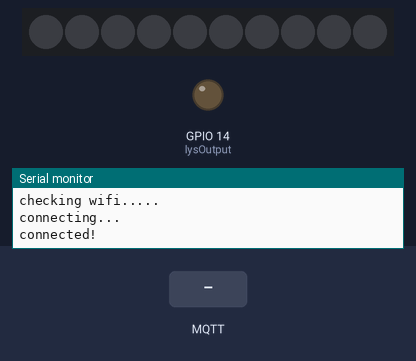
Bench run of a sketch on a simulated ESP8266 (NodeMCU). Parts: 10 RGB LEDs in strip order, left to right, output pins drawn as LEDs (lit = HIGH), the last lines printed to the serial monitor. The test bench sets the inputs (shaded band). WiFi joins after 1.5 s; servers stay silent unless stated; no MQTT or app messages arrive unless stated.

Above: at 3.2 s.
3.3 s: MQTT message "1" arrives on the first subscribed topic
At 4.2 s:
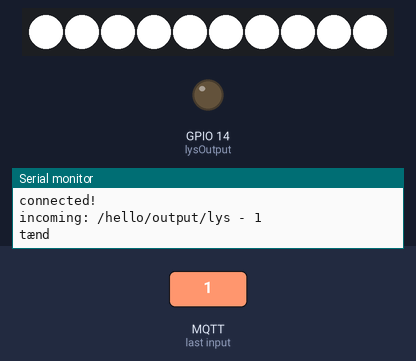
4.8 s: MQTT message "on" arrives on the first subscribed topic
6.3 s: MQTT message "off" arrives on the first subscribed topic
Timing chart, 0 to 9.3 s (numbered marks = the images above; inputs shaded):
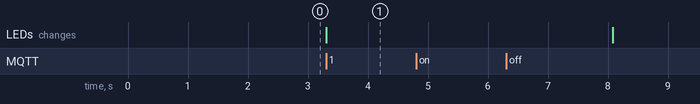

The sketch:

LEDSTRIP_-_Bodytracking.ino
```cpp
#include <Adafruit_NeoPixel.h>
#include <Adafruit_DotStar.h>
#include <SPI.h>         // COMMENT OUT THIS LINE FOR GEMMA OR TRINKET
#include <ESP8266WiFi.h>
#include <MQTTClient.h>
#define NUMPIXELS 10 // Number of LEDs in strip
#define DATAPIN    4
#define CLOCKPIN   5

#define TIME_BETWEEN_STATE  5000;


Adafruit_DotStar strip = Adafruit_DotStar(NUMPIXELS, DATAPIN, CLOCKPIN, DOTSTAR_BRG);
Adafruit_NeoPixel pixels = Adafruit_NeoPixel(NUMPIXELS, DATAPIN, NEO_GRB + NEO_KHZ800);

WiFiClient net;
MQTTClient client;


//NEOPIXEL VAR
int      head  = 0; // Index of first 'on' and 'off' pixels
uint32_t color = (255, 255, 255);    // 'On' color (starts red)

//MQTT VAR

const char ssid[] = "ddlabwifi";
const char pass[] = "balddbaldd";

const char key[] = "99e72d4e";
const char secret[] = "60aae166ad92ba1d";

int payloadInt = 0;
unsigned long lastMillis = 0;
long countdown;
bool shouldStop = false;
long previousMillis2sec = 0;
long twoSecInterval = 2000;


int lysOutput = 14;

void connect();  // <- predefine connect() for setup()

void setup() {

#if defined(__AVR_ATtiny85__) && (F_CPU == 16000000L)
  clock_prescale_set(clock_div_1); // Enable 16 MHz on Trinket
#endif

  strip.begin(); // Initialize pins for output
  strip.show();  // Turn all LEDs off ASAP

  // MQTT
  pinMode(lysOutput, OUTPUT);
  Serial.begin(115200);
  WiFi.begin(ssid, pass);
  client.begin("broker.shiftr.io", net);
  client.onMessage(messageReceived);

  connect();


}

void connect() {
  Serial.print("checking wifi...");
  while (WiFi.status() != WL_CONNECTED) {
    Serial.print(".");
    delay(1000);
  }

  Serial.print("\nconnecting...");
  while (!client.connect("sorenthemaster", key, secret)) {
    Serial.print(".");
    delay(1000);
  }

  Serial.println("\nconnected!");

  client.subscribe("/hello/output/lys");
  // client.unsubscribe("/hello");
}

void each2Seconds(){
   if(countdown > 0){
    countdown = countdown - 2000;
    if(countdown <= 0 && shouldStop){
        pixelStop();
        shouldStop = false;
    }
   }
   else {
    countdown = 0;
   }
}


void loop() {


  client.loop();
  delay(10);

  if (!client.connected()) {
    connect();
  }

  unsigned long currentMillis = millis();
  if (currentMillis - previousMillis2sec > twoSecInterval) {
    each2Seconds();
    previousMillis2sec = currentMillis;
  }


  // Skriver på adressen(topic)  og sender beskeden(message)
  //publishMessage("/hello/p5/diameter", "500");
  //delay(500);
}
//Deklarere funktionen for at sende beskeden til (topic,message)
void publishMessage(String topic, String message) {
  client.publish(topic, message);
}
// læser beskeder fra de subscribede topics (adresser)
void messageReceived(String &topic, String &payload) {
  Serial.println("incoming: " + topic + " - " + payload);
  //delay(1000);

 payloadInt = payload.toInt();


  if (payloadInt == 1) {
    Serial.println("tænd");
    pixelStart();
    countdown = TIME_BETWEEN_STATE;
    //Serial.println("modtaget");
  } else {

      if(countdown > 0) {
       shouldStop = true;
       return;
      }
      Serial.println("sluk");
      pixelStop();
  }
}


void pixelStart() {
  head = 0;
  while (head < NUMPIXELS) {


    strip.setPixelColor(head, pixels.Color(255, 255, 255)); // 'On' pixel at head


    head++;

  }
  strip.show();                     // Refresh strip


}


void pixelStop() {
  head = 0;
  while (head < NUMPIXELS) {


    strip.setPixelColor(head, pixels.Color(0, 0, 0)); // 'On' pixel at head


    head++;


  }

  strip.show();                     // Refresh strip
}
```

Measured:
- after the input at 3.3 s, the LEDs: change at once (image 1)
